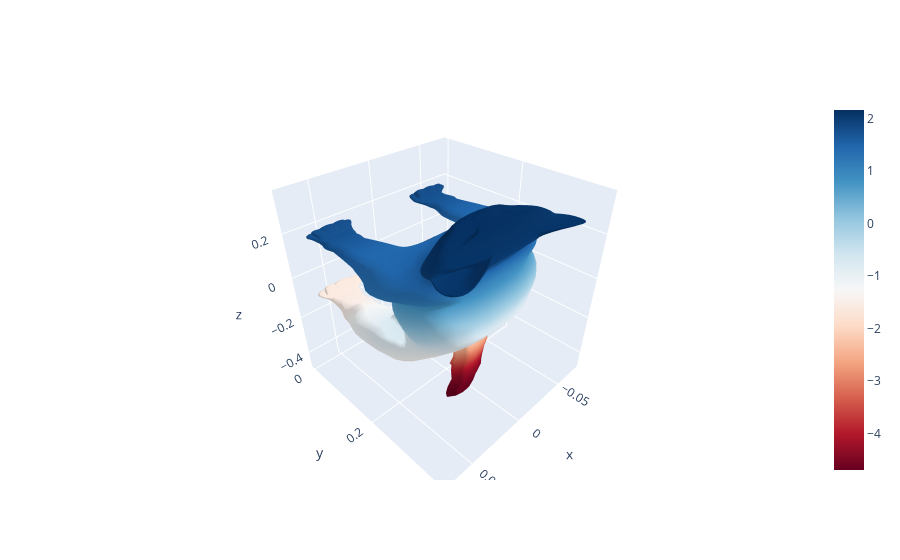
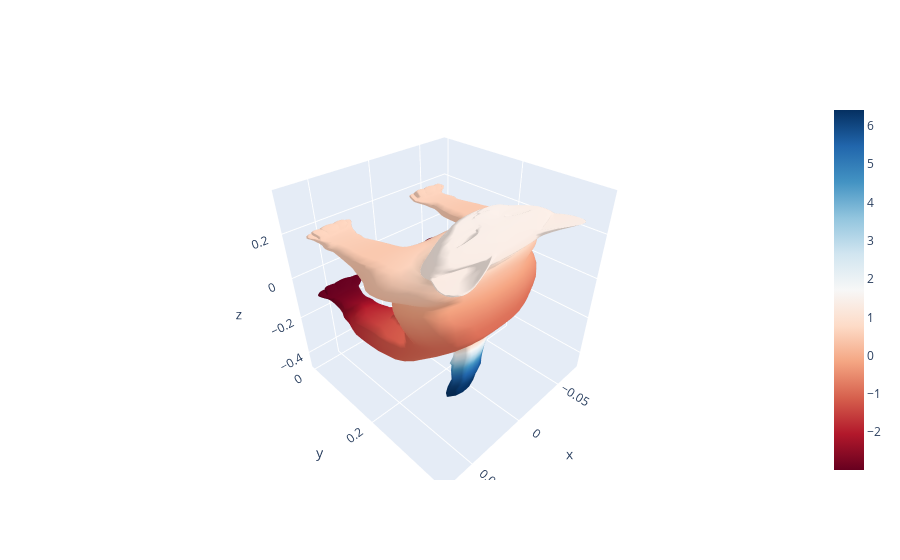

These figures' notebook cell, in order:
### Code cell
plotter = MeshPlotter.from_registry(colormap='RdBu',which='plotly')
plotter.plot_function(mesh, eigvecs[:, 1])
plotter.show()

plotter.plot_function(mesh, eigvecs[:, 2])
plotter.show()

### Figure 1 — Plotly figure (JSON) as saved in the notebook; plotly's stock layout.template omitted (floating-point values rounded to 4 significant figures; data arrays with more than 128 entries replaced by an {"elided": "..."} marker saying what was removed)
{"data": [{"colorscale": [[0, "rgb(103,0,31)"], [0.1, "rgb(178,24,43)"], [0.2, "rgb(214,96,77)"], [0.3, "rgb(244,165,130)"], [0.4, "rgb(253,219,199)"], [0.5, "rgb(247,247,247)"], [0.6, "rgb(209,229,240)"], [0.7, "rgb(146,197,222)"], [0.8, "rgb(67,147,195)"], [0.9, "rgb(33,102,172)"], [1, "rgb(5,48,97)"]], "i": {"elided": "14410 int values"}, "intensity": {"elided": "7207 float values"}, "j": {"elided": "14410 int values"}, "k": {"elided": "14410 int values"}, "type": "mesh3d", "x": {"elided": "7207 float values"}, "y": {"elided": "7207 float values"}, "z": {"elided": "7207 float values"}}], "layout": {}}

### Figure 2 — Plotly figure (JSON) as saved in the notebook; plotly's stock layout.template omitted (floating-point values rounded to 4 significant figures; data arrays with more than 128 entries replaced by an {"elided": "..."} marker saying what was removed)
{"data": [{"colorscale": [[0, "rgb(103,0,31)"], [0.1, "rgb(178,24,43)"], [0.2, "rgb(214,96,77)"], [0.3, "rgb(244,165,130)"], [0.4, "rgb(253,219,199)"], [0.5, "rgb(247,247,247)"], [0.6, "rgb(209,229,240)"], [0.7, "rgb(146,197,222)"], [0.8, "rgb(67,147,195)"], [0.9, "rgb(33,102,172)"], [1, "rgb(5,48,97)"]], "i": {"elided": "14410 int values"}, "intensity": {"elided": "7207 float values"}, "j": {"elided": "14410 int values"}, "k": {"elided": "14410 int values"}, "type": "mesh3d", "x": {"elided": "7207 float values"}, "y": {"elided": "7207 float values"}, "z": {"elided": "7207 float values"}}], "layout": {}}
